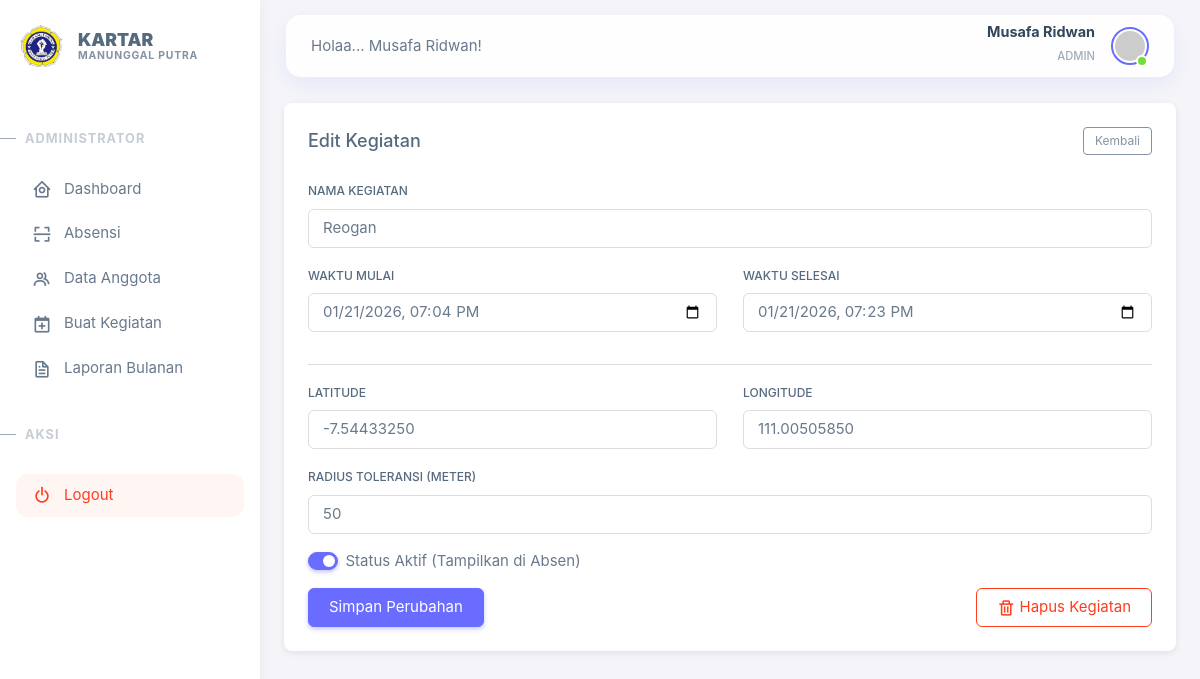
Page /event_edit.php?id=11 (signed in) on the committed database.
### tables this page shows
CREATE TABLE `events` (
  `id` int(11) NOT NULL,
  `title` varchar(150) NOT NULL,
  `start_time` datetime NOT NULL,
  `end_time` datetime NOT NULL,
  `lat` decimal(10,8) NOT NULL,
  `lon` decimal(11,8) NOT NULL,
  `tolerance_meters` int(11) DEFAULT 100,
  `is_active` tinyint(1) DEFAULT 1
);

### event_edit.php (the view, shortened to what this page needs)
<?php
require 'app/config.php';
$id = $_GET['id'] ?? null;
$stmt = $pdo->prepare("SELECT * FROM events WHERE id = ?");
$stmt->execute([$id]);
$event = $stmt->fetch();
$startVal = date('Y-m-d\TH:i', strtotime($event['start_time']));
$endVal   = date('Y-m-d\TH:i', strtotime($event['end_time']));
include 'includes/header.php';
?>
<div class="card mb-4">
    <div class="card-header d-flex justify-content-between align-items-center">
        <h5 class="mb-0">Edit Kegiatan</h5>
        <a href="index.php" class="btn btn-sm btn-outline-secondary">Kembali</a>
    </div>
    <div class="card-body">
        <form method="POST">
            <div class="mb-3">
                <label class="form-label">Nama Kegiatan</label>
                <input type="text" class="form-control" name="title" value="<?= htmlspecialchars($event['title']) ?>" required>
            </div>
            <div class="row">
                <div class="col-md-6 mb-3">
                    <label class="form-label">Waktu Mulai</label>
                    <input type="datetime-local" class="form-control" name="start_time" value="<?= $startVal ?>" required>
                </div>
                <div class="col-md-6 mb-3">
                    <label class="form-label">Waktu Selesai</label>
                    <input type="datetime-local" class="form-control" name="end_time" value="<?= $endVal ?>" required>
                </div>
            </div>
            <hr class="my-3">
            <div class="row">
                <div class="col-md-6 mb-3">
                    <label class="form-label">Latitude</label>
                    <input type="text" class="form-control" name="lat" value="<?= $event['lat'] ?>" required>
                </div>
                <div class="col-md-6 mb-3">
                    <label class="form-label">Longitude</label>
                    <input type="text" class="form-control" name="lon" value="<?= $event['lon'] ?>" required>
                </div>
            </div>
            <div class="mb-3">
                <label class="form-label">Radius Toleransi (Meter)</label>
                <input type="number" class="form-control" name="tolerance" value="<?= $event['tolerance_meters'] ?>" required>
            </div>
            <div class="mb-3">
                <div class="form-check form-switch">
                    <input class="form-check-input" type="checkbox" name="is_active" id="isActive" <?= $event['is_active'] ? 'checked' : '' ?>>
                    <label class="form-check-label" for="isActive">Status Aktif (Tampilkan di Absen)</label>
                </div>
            </div>
            <button type="submit" class="btn btn-primary">Simpan Perubahan</button>
            <a href="event_delete.php?id=<?= $id ?>" class="btn btn-outline-danger float-end" onclick="return confirm('Yakin hapus kegiatan ini? Semua data absen terkait akan hilang!')">
                <i class='bx bx-trash'></i> Hapus Kegiatan
            </a>
        </form>
    </div>
</div>
<?php include 'includes/footer.php'; ?>

### rows in the picture
events: title "Reogan", start_time "01/21/2026 19:04", end_time "01/21/2026 19:23", lat "-7.54433250", lon "111.00505850", tolerance "50", is_active "☑"

### other values in the picture
$_SESSION['name'] "Musafa Ridwan"
$_SESSION['role'] "ADMIN"
